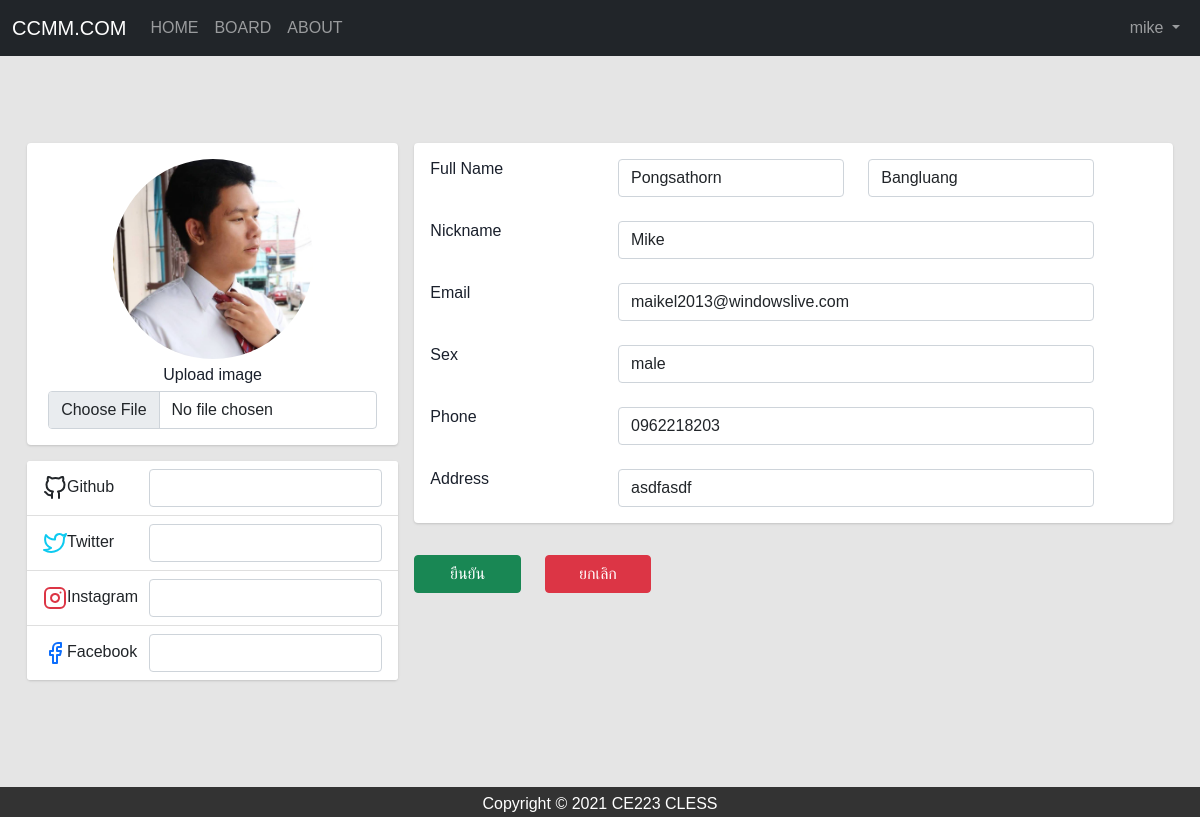
Page /user/ac_setting.php (signed in) on the committed database.
### tables this page shows
CREATE TABLE `masterlogin` (
  `ID` int(11) NOT NULL,
  `username` varchar(20) NOT NULL,
  `email` varchar(50) NOT NULL,
  `password` varchar(20) NOT NULL,
  `firstname` varchar(50) NOT NULL,
  `lastname` varchar(50) NOT NULL,
  `address` varchar(100) NOT NULL,
  `phone` varchar(10) NOT NULL,
  `role` varchar(5) NOT NULL,
  `text` varchar(200) NOT NULL,
  `nickname` varchar(20) NOT NULL,
  `sex` varchar(4) NOT NULL,
  `Github` varchar(50) NOT NULL,
  `Twitter` varchar(50) NOT NULL,
  `Instagram` varchar(50) NOT NULL,
  `Facebook` varchar(50) NOT NULL,
  `image` text NOT NULL
);

### user/ac_setting.php (the view, shortened to what this page needs)
<?php
    require_once "../connection.php";
    $username = $_SESSION['user_login'];
   $sql = "SELECT * FROM  masterlogin WHERE username = '$username' " ;
   $stmt = $db->query($sql);
   $result = $stmt->fetch(PDO::FETCH_ASSOC);
?>
<!DOCTYPE html>
<html lang="en">
<head>
    <link href="https://cdn.jsdelivr.net/npm/bootstrap@5.0.0-beta3/dist/css/bootstrap.min.css" rel="stylesheet">
    <link href="../style.css" rel="stylesheet">
    <link href="../ac.css" rel="stylesheet">
    <nav class="navbar navbar-expand-lg navbar-dark bg-dark">
      <div class="container-fluid">
        <a class="navbar-brand" href="user_home.php">CCMM.COM</a>
        <div class="collapse navbar-collapse" id="navbarSupportedContent">
          <ul class="navbar-nav me-auto">
            <li class="nav-item">
              <a class="nav-link " href="user_home.php">HOME</a>
            </li>
            <li class="nav-item">
              <a class="nav-link" href="blog.php?x&page">BOARD</a>
            </li>
            <li class="nav-item">
              <a class="nav-link" href="abot.php">ABOUT</a>
            </li>
          </ul>
          <ul class="navbar-nav ml-auto">
          <li class="nav-item dropdown">
              <a class="nav-link dropdown-toggle" href="#" id="navbarDropdown" role="button" data-bs-toggle="dropdown" aria-expanded="false">
              &nbsp;&nbsp;&nbsp;&nbsp;<?php echo $_SESSION['user_login']; ?>
              </a>
            </li>
            </ul>
        </div>
      </div>
    </nav>
</head>
<body style="background-color:#E5E5E5;">
<form action="ac_db.php" method="post" class="form-horizontal my-5" enctype="multipart/form-data">
<div class="container">
    <div class="main-body">
          <br>
          <div class="row gutters-sm">
            <div class="col-md-4 mb-3">
              <div class="card">
                <div class="card-body">
                  <div class="d-flex flex-column align-items-center text-center">
                    <img src="img/<?php echo $result['image']; ?>" alt="" class="rounded-circle" width="200" height="200">
                    <div class="form-group mt-1">
                      <label for="text_file">Upload image</label>
                      <input id="text_file" class="form-control mt-1" type="file" name="text_file" value="<?php echo $result['image'];?>">
                    </div>
                  </div>
                </div>
              </div>
              <div class="card mt-3">
                <ul class="list-group list-group-flush">
                  <li class="list-group-item d-flex justify-content-between align-items-center flex-wrap">
                    <h6 class="mb-0">Github</h6>
                    <span class="text-secondary">
                    <input type="text" name="txt_github" class="form-control"  value="<?php echo $result['Github']; ?>">
                  </span>
                  </li>
                  <li class="list-group-item d-flex justify-content-between align-items-center flex-wrap">
                    <h6 class="mb-0">Twitter</h6>
                    <span class="text-secondary"><input type="text" name="txt_twitter" class="form-control"  value="<?php echo $result['Twitter']; ?>"></span>
                  </li>
                  <li class="list-group-item d-flex justify-content-between align-items-center flex-wrap">
                    <h6 class="mb-0">Instagram</h6>
                    <span class="text-secondary"><input type="text" name="txt_instagram" class="form-control"  value="<?php echo $result['Instagram']; ?>"></span>
                  </li>
                  <li class="list-group-item d-flex justify-content-between align-items-center flex-wrap">
                    <h6 class="mb-0">Facebook</h6>
                    <span class="text-secondary"><input type="text" name="txt_facebook" class="form-control"  value="<?php echo $result['Facebook']; ?>"></span>
                  </li>
                </ul>
              </div>
            </div>
            <div class="col-md-8">
              <div class="card mb-3">
                <div class="card-body">
                  <div class="row">
                    <div class="col-sm-3">
                      <h6 class="mb-0">Full Name</h6>
                    </div>
                    <div class="col-sm-4 text-secondary">
                    <input type="text" name="txt_firstname" class="form-control"  value="<?php echo $result['firstname']; ?>">
                    </div>
                    <div class="col-sm-4 text-secondary">
                    <input type="text" name="txt_lastname" class="form-control"  value="<?php echo $result['lastname']; ?>">
                    </div>
                  </div>
                  <br>
                  <div class="row">
                    <div class="col-sm-3">
                      <h6 class="mb-0">Nickname</h6>
                    </div>
                    <div class="col-sm-8 text-secondary">
                    <input type="text" name="txt_nickname" class="form-control"  value="<?php echo $result['nickname']; ?>">
                    </div>
                  </div>
                  <br>
                  <div class="row">
                    <div class="col-sm-3">
                      <h6 class="mb-0">Email</h6>
                    </div>
                    <div class="col-sm-8 text-secondary">
                    <input type="email" name="txt_email" class="form-control" required value="<?php echo $result['email']; ?>">
                    </div>
                  </div>
                  <br>
                  <div class="row">
                    <div class="col-sm-3">
                      <h6 class="mb-0">Sex</h6>
                    </div>
                    <div class="col-sm-8 text-secondary">
                    <input type="text" name="txt_sex" class="form-control"  value="<?php echo $result['sex']; ?>">
                    </div>
                  </div>
                  <br>
                  <div class="row">
                    <div class="col-sm-3">
                      <h6 class="mb-0">Phone</h6>
                    </div>
                    <div class="col-sm-8 text-secondary">
                    <input type="tel" name="txt_phone" class="form-control"  value="<?php echo $result['phone']; ?>">
                    </div>
                  </div>
                  <br>
                  <div class="row">
                    <div class="col-sm-3">
                      <h6 class="mb-0">Address</h6>
                    </div>
                    <div class="col-sm-8 text-secondary">
                    <input type="text" name="txt_address" class="form-control"  value="<?php echo $result['address']; ?>">
                    </div>
                  </div>
                </div>
              </div>
              <div class="form-group">
              <div class="row">
                  <div class="col-sm-2 mt-3">
                  <input type="submit" name="btn_success" class="btn btn-success" style="width: 100%;" value="ยืนยัน">
                 </div>
                 <div class="col-sm-2 mt-3">
                  <input type="submit" name="btn_danger" class="btn btn-danger" style="width: 100%;" value="ยกเลิก">
                 </div>
              </div>
              </div>
                    </div>
                  </div>
                </div>
              </div>
</form>
<footer>
  <p>Copyright &copy; <script>document.write(new Date().getFullYear());</script> CE223 CLESS</p>
</footer>
    </html>
</body>
</html>

### style.css (style rules this page uses)
.container { max-width: 1300px; }
.container-fluid { max-width: 1700px; }
body { position: relative; padding-bottom: 58px; min-height: 100vh; }
footer { text-align: center; background-color: #333; color: #fff; padding: 5px; position: absolute; bottom: 0; width: 100%; height: 30px; }
* { margin: 0; padding: 0; box-sizing: border-box; font-family: 'Poppins' , sans-serif; }

### ac.css (style rules this page uses)
body { color: #1a202c; text-align: left; background-color: #e2e8f0; }
.main-body { padding: 15px; }
.card { box-shadow: 0 1px 3px 0 rgba(0,0,0,.1), 0 1px 2px 0 rgba(0,0,0,.06); }
.card { position: relative; display: flex; flex-direction: column; min-width: 0; word-wrap: break-word; background-color: #fff; background-clip: border-box; border: 0 solid rgba(0,0,0,.125); border-radius: .25rem; }
.card-body { flex: 1 1 auto; min-height: 1px; padding: 1rem; }
.gutters-sm { margin-right: -8px; margin-left: -8px; }
.gutters-sm>.col, .gutters-sm>[class*=col-] { padding-right: 8px; padding-left: 8px; }
.mb-3, .my-3 { margin-bottom: 1rem!important; }

### rows in the picture
masterlogin: image (picture), txt_firstname "Pongsathorn", txt_lastname "Bangluang", txt_nickname "Mike", txt_email "maikel2013@windowslive.com", txt_sex "male", txt_phone "0962218203", txt_address "asdfasdf"

### other values in the picture
$_SESSION['user_login'] "mike"
